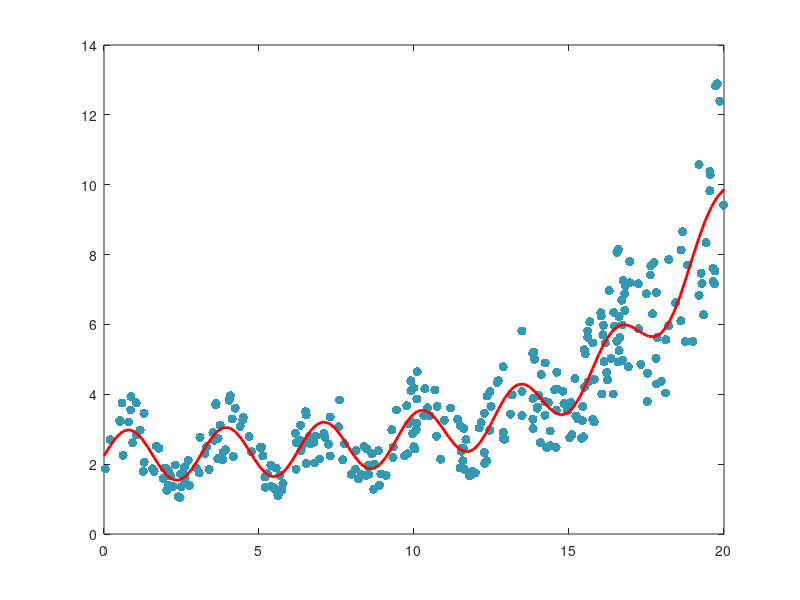

Source code (MATLAB):
%loads data <--- 100x2 matrix (1st col x, 2nd col y)
load('SINE_EXP_Linear_Least_Squares.mat')

%in this example we want to find a best fit line:
%       y = b0 + b1*x

%Vector of y values
yVec = DATA(:,2);

%Vector of x values
xVec = DATA(:,1);

%Creates a column vector of 1's, same size as vector x
oneVec = ones(size(xVec));

A = [oneVec sin(2*xVec) exp(xVec / 4)];

%Get the coefficients for our model function
%   Through pseudo-inverse
betaVec = inv(A'*A)*A'*yVec

%makes a plot
plot(xVec, yVec, '.', 'MarkerSize',20, 'Color', [0.2 0.6 0.7]); hold on

xData = linspace(0, 20, 100);
%xData = 0:0.1:20; <- another way to do it

yData = betaVec(1) + betaVec(2) * sin(2*xData) + betaVec(3) * exp(xData/4);

plot(xData, yData, 'r-', 'LineWidth', 2);
